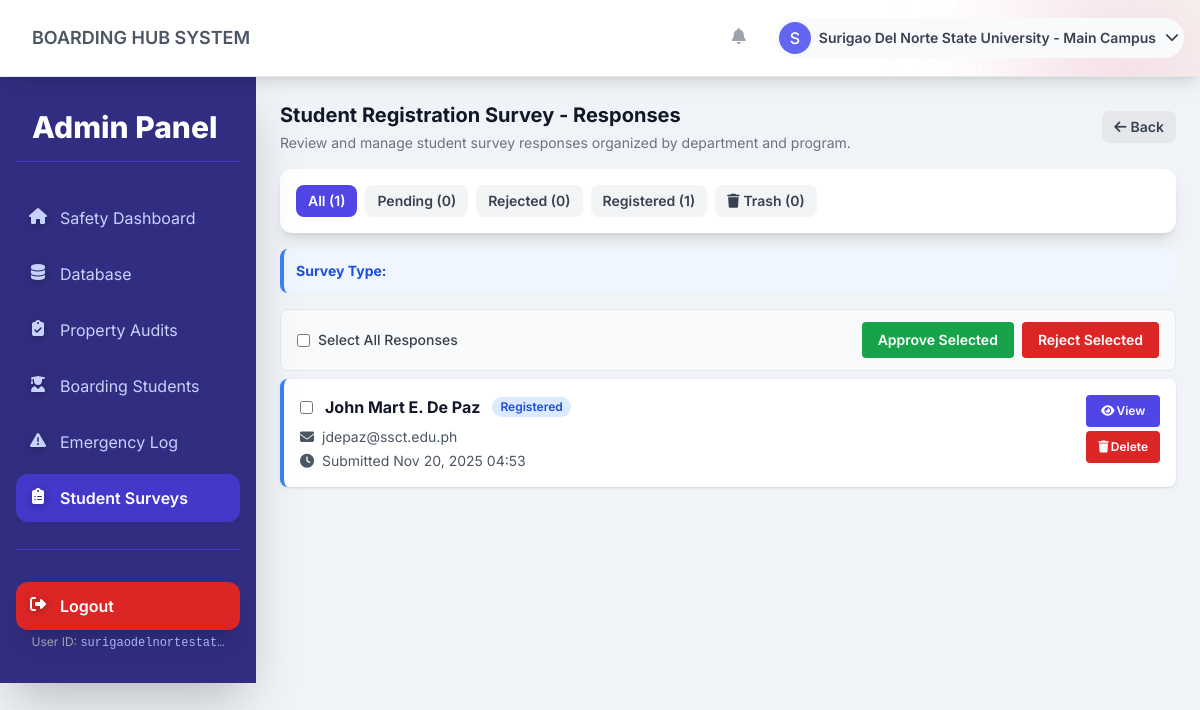
The app's page /admin-panel/surveys/6/responses/ (signed in), older data.
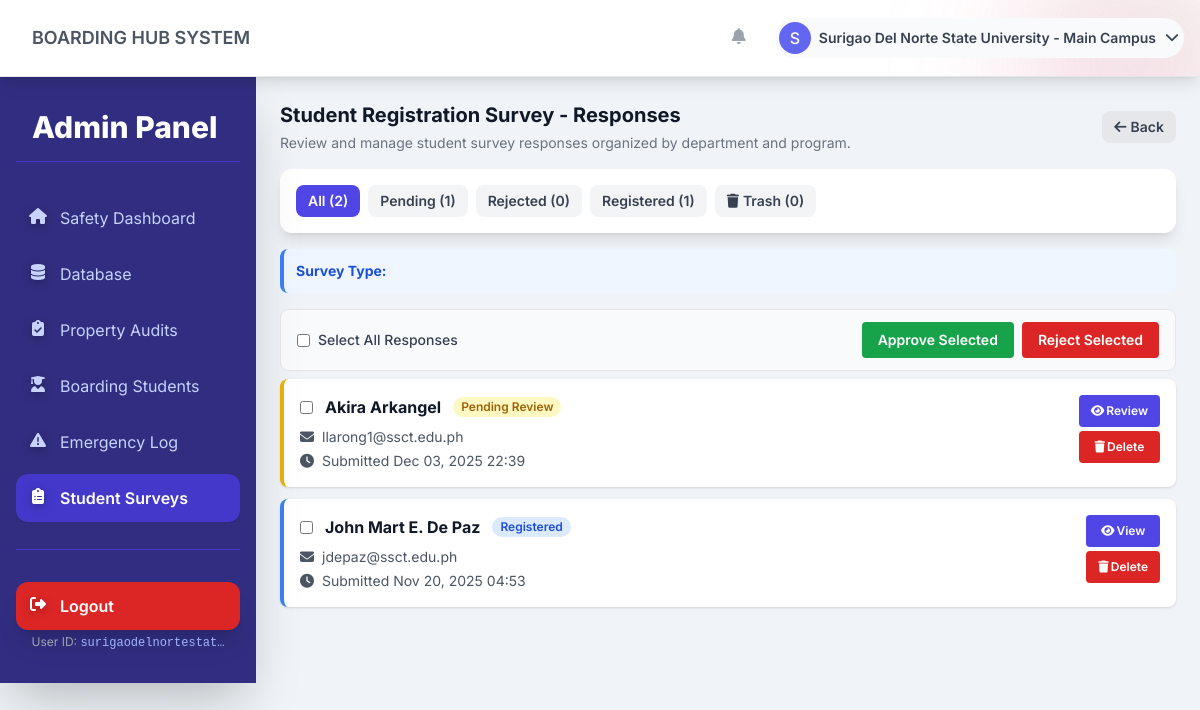
The same page, newer data.
### core/models.py (models this page shows, shortened)
class SurveyResponse(models.Model):
    STATUS_CHOICES = [
        ("pending", "Pending Review"),
        ("approved", "Approved"),
        ("rejected", "Rejected"),
        ("registered", "Registered"),
    ]
    survey = models.ForeignKey(
        Survey, on_delete=models.CASCADE, related_name="responses"
    )
    student_name = models.CharField(max_length=200)
    student_email = models.EmailField()
    student_phone = models.CharField(max_length=20, blank=True)
    provided_student_id = models.CharField(
        max_length=50, blank=True, help_text="Student ID if provided in survey"
    )
    additional_data = models.JSONField(
        default=dict, blank=True, help_text="Other survey responses"
    )
    status = models.CharField(max_length=20, choices=STATUS_CHOICES, default="pending")
    reviewed_by = models.ForeignKey(
        User,
        on_delete=models.SET_NULL,
        null=True,
        blank=True,
        related_name="reviewed_responses",
    )
    reviewed_at = models.DateTimeField(null=True, blank=True)
    review_notes = models.TextField(blank=True)
    student = models.OneToOneField(
        Student,
        on_delete=models.SET_NULL,
        null=True,
        blank=True,
        related_name="survey_response",
    )
    deleted_at = models.DateTimeField(
        null=True, blank=True, help_text="When this response was moved to trash"
    )
    password_setup_token = models.CharField(
        max_length=100,
        blank=True,
        null=True,
        unique=True,
        help_text="Token for password setup after approval",
    )
    password_setup_token_expires = models.DateTimeField(
        null=True, blank=True, help_text="Expiration time for password setup token"
    )
    created_at = models.DateTimeField(auto_now_add=True)
    updated_at = models.DateTimeField(auto_now=True)
    class Meta:
        ordering = ["-created_at"]
        unique_together = [["survey", "student_email"]]

### admin_panel/views.py (the view, shortened to what this page needs)
# urls.py: path('surveys/<int:survey_id>/responses/', views.survey_responses, name='survey_responses'),
@school_admin_required
def survey_responses(request, survey_id):
    profile = request.user.profile
    survey = get_object_or_404(Survey, id=survey_id, school=profile.school)
    from django.utils import timezone
    show_trash = request.GET.get('trash') == '1'
    if show_trash:
        responses = SurveyResponse.objects.filter(survey=survey, deleted_at__isnull=False).order_by('-deleted_at')
    else:
        responses = SurveyResponse.objects.filter(survey=survey, deleted_at__isnull=True).order_by('-created_at')
    all_responses = survey.responses.filter(deleted_at__isnull=True)
    all_count = all_responses.count()
    pending_count = all_responses.filter(status='pending').count()
    rejected_count = all_responses.filter(status='rejected').count()
    registered_count = all_responses.filter(status='registered').count()
    trash_count = survey.responses.filter(deleted_at__isnull=False).count()
    status_filter = request.GET.get('status')
    if status_filter and not show_trash:
        responses = responses.filter(status=status_filter)
    for resp in responses:
        dept_name = None
        prog_name = None
        try:
            if resp.student and resp.student.department:
                dept_name = resp.student.department.code or resp.student.department.name
            elif resp.additional_data:
                dept_id = resp.additional_data.get('department_id')
                if dept_id:
                    try:
                        dept = Department.objects.filter(id=int(dept_id), school=profile.school).first()
                        if dept:
                            dept_name = dept.code or dept.name
                    except Exception:
                        pass
            if resp.student and resp.student.program:
                prog_name = resp.student.program.code or resp.student.program.name
            elif resp.additional_data:
                prog_id = resp.additional_data.get('program_id')
                if prog_id:
                    try:
                        prog = Program.objects.filter(id=int(prog_id), department__school=profile.school).first()
                        if prog:
                            prog_name = prog.code or prog.name
                    except Exception:
                        pass
        except Exception:
            dept_name = None
            prog_name = None
        resp.dept_display = dept_name or '—'
        resp.prog_display = prog_name or '—'
    grouped_responses = OrderedDict()
    for resp in responses:
        dept = getattr(resp, 'dept_display', '—') or '—'
        prog = getattr(resp, 'prog_display', '—') or '—'
        if dept not in grouped_responses:
            grouped_responses[dept] = OrderedDict()
        if prog not in grouped_responses[dept]:
            grouped_responses[dept][prog] = []
        grouped_responses[dept][prog].append(resp)
    context = {
        'survey': survey,
        'responses': responses,
        'grouped_responses': grouped_responses,
        'status_filter': status_filter,
        'show_trash': show_trash,
        'all_count': all_count,
        'pending_count': pending_count,
        'rejected_count': rejected_count,
        'registered_count': registered_count,
        'trash_count': trash_count,
    }
    return render(request, 'admin_panel/survey_responses.html', context)

### templates/admin_panel/survey_responses.html (shortened to what the changed rows need)
{% extends 'base.html' %}
{% block content %}
<div class="max-w-7xl mx-auto">
    <header class="mb-4">
        <div class="flex justify-between items-center">
            <div>
                <h2 class="text-xl font-bold text-gray-900">{{ survey.title }} - Responses</h2>
            </div>
        </div>
    </header>
    <div class="bg-white p-4 rounded-xl shadow-lg mb-4">
        <div class="flex flex-wrap gap-2">
            {% if not show_trash %}
            <a href="{% url 'admin_panel:survey_responses' survey.id %}"
               class="px-3 py-1.5 rounded-lg text-sm font-semibold transition {% if not status_filter %}bg-indigo-600 text-white{% else %}bg-gray-100 text-gray-700 hover:bg-gray-200{% endif %}">
                All ({{ all_count }})
            </a>
            <a href="{% url 'admin_panel:survey_responses' survey.id %}?status=pending"
               class="px-3 py-1.5 rounded-lg text-sm font-semibold transition {% if status_filter == 'pending' %}bg-yellow-600 text-white{% else %}bg-gray-100 text-gray-700 hover:bg-gray-200{% endif %}">
                Pending ({{ pending_count }})
            </a>
            <a href="{% url 'admin_panel:survey_responses' survey.id %}?status=rejected"
               class="px-3 py-1.5 rounded-lg text-sm font-semibold transition {% if status_filter == 'rejected' %}bg-red-600 text-white{% else %}bg-gray-100 text-gray-700 hover:bg-gray-200{% endif %}">
                Rejected ({{ rejected_count }})
            </a>
            <a href="{% url 'admin_panel:survey_responses' survey.id %}?status=registered"
               class="px-3 py-1.5 rounded-lg text-sm font-semibold transition {% if status_filter == 'registered' %}bg-blue-600 text-white{% else %}bg-gray-100 text-gray-700 hover:bg-gray-200{% endif %}">
                Registered ({{ registered_count }})
            </a>
            {% endif %}
            <a href="{% url 'admin_panel:survey_responses' survey.id %}?trash=1"
               class="px-3 py-1.5 rounded-lg text-sm font-semibold transition {% if show_trash %}bg-gray-600 text-white{% else %}bg-gray-100 text-gray-700 hover:bg-gray-200{% endif %}">
                <i class="fas fa-trash mr-1"></i>Trash ({{ trash_count }})
            </a>
        </div>
    </div>
    <form method="post" class="space-y-2">
    {% if responses %}
    <div class="space-y-3">
    {% for response in responses %}
    <div class="bg-white p-4 rounded-lg shadow border-l-4 {% if response.status == 'pending' %}border-yellow-500{% elif response.status == 'registered' %}border-blue-500{% elif response.status == 'rejected' %}border-red-500{% else %}border-gray-500{% endif %}">
        <div class="flex justify-between items-start">
            <div class="flex-1">
                <div class="flex items-center space-x-3 mb-2">
                    <input type="checkbox" name="selected" value="{{ response.id }}" class="response-checkbox">
                    <h3 class="font-bold text-gray-900">{{ response.student_name }}</h3>
                    <span class="px-2 py-0.5 rounded-full text-xs font-semibold {% if response.status == 'pending' %}bg-yellow-100 text-yellow-700{% elif response.status == 'registered' %}bg-blue-100 text-blue-700{% elif response.status == 'rejected' %}bg-red-100 text-red-700{% else %}bg-gray-100 text-gray-700{% endif %}">
                        {{ response.get_status_display }}
                    </span>
                </div>
                <div class="space-y-1 text-sm text-gray-600">
                    <p><i class="fas fa-envelope mr-2"></i>{{ response.student_email }}</p>
                    <p><i class="fas fa-clock mr-2"></i>Submitted {{ response.created_at|date:"M d, Y H:i" }}</p>
                </div>
            </div>
            <div class="flex flex-col space-y-1">
                {% if not show_trash %}
                <a href="{% url 'admin_panel:survey_response_detail' response.id %}" class="px-3 py-2 bg-indigo-600 text-white text-xs font-semibold rounded hover:bg-indigo-700 text-center">
                    <i class="fas fa-eye mr-0.5"></i>{% if response.status == 'pending' %}Review{% else %}View{% endif %}
                </a>
                <a href="{% url 'admin_panel:delete_survey_response' response.id %}" class="px-3 py-2 bg-red-600 text-white text-xs font-semibold rounded hover:bg-red-700 text-center" onclick="return confirm('Move to trash?');">
                    <i class="fas fa-trash mr-0.5"></i>Delete
                </a>
                {% endif %}
            </div>
        </div>
    </div>
    {% endfor %}
    </div>
    {% else %}
    <div class="bg-white p-8 rounded-xl shadow-lg text-center">
        <i class="fas fa-inbox text-4xl text-gray-300 mb-3"></i>
        <h3 class="text-lg font-bold text-gray-700 mb-1">No Responses</h3>
        <p class="text-sm text-gray-500">No students have submitted responses for this survey yet.</p>
    </div>
    {% endif %}
    </form>
</div>
{% endblock %}

Row changes from the older to the newer data that the page shows:
added SurveyResponse: student_name "Akira Arkangel", status "Pending Review", student_email "llarong1@ssct.edu.ph", created_at "Dec 03, 2025 22:39"
Text that changed along with them:
{{ all_count }}: "1" → "2"
{{ pending_count }}: "0" → "1"
